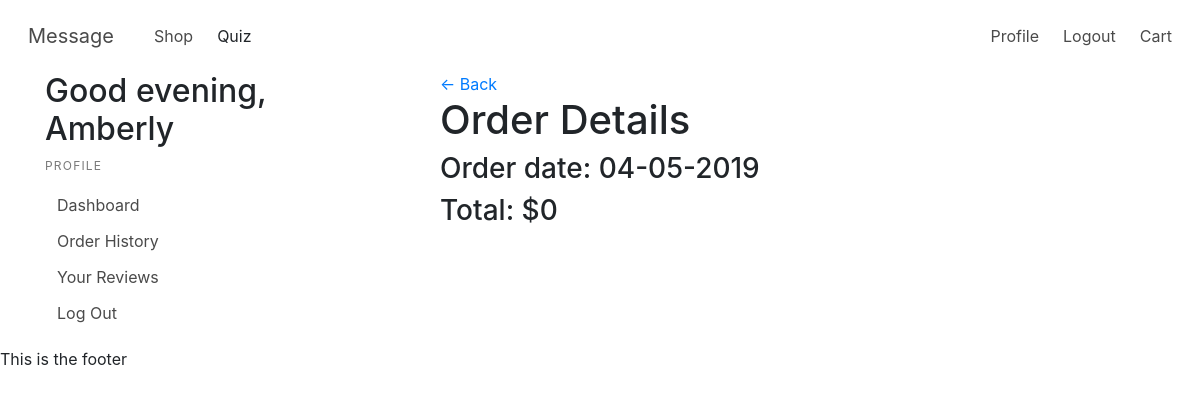
/profile/orders/view_details/2 (signed in), run on an earlier commit of the app's database.
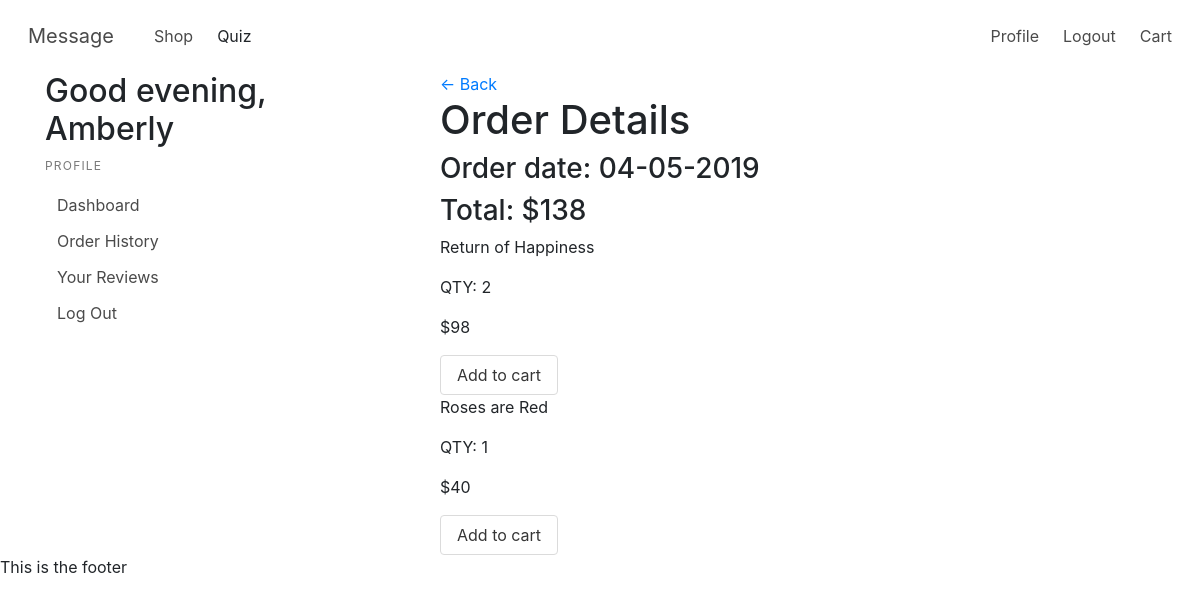
And on a later commit of the database.
### models.py (models this page shows, shortened)
class Order(Model):
    user = ForeignKeyField(model=User, backref='order')
    order_date = DateTimeField(default=datetime.datetime.now())
    total_cost = IntegerField(default=0)
    date_created = DateTimeField(default=datetime.datetime.now())
    recipient_fname = CharField(default="")
    recipient_lname = CharField(default="")
    recipient_street_address = CharField(default="")
    recipient_city = CharField(default="")
    recipient_state = CharField(default="")
    recipient_postal_code = CharField(default="")
    purchased = BooleanField(default=False)
    class Meta:
        database = DATABASE

class OrderDetails(Model):
    order = ForeignKeyField(model=Order, backref='order_details')
    product = ForeignKeyField(model=Product, backref='order_details')
    quantity = IntegerField(default=1)
    subtotal = IntegerField()
    class Meta:
        database = DATABASE

class Product(Model):
    name = CharField(unique=True)
    description = CharField()
    image = CharField()
    plant = CharField()
    meaning = CharField()
    price = IntegerField()
    data_name= CharField()
    average_rating = FloatField(default=0)
    category = ForeignKeyField(model=Category, backref='product')
    class Meta:
        database = DATABASE

### app.py (the view)
@app.route('/profile/orders/view_details/<orderid>', methods=["GET"])
@login_required
def view_details(orderid):
    user = current_user
    current_hour = datetime.datetime.now().hour
    greeting = time_of_day(current_hour)
    order = models.Order.get(models.Order.id == orderid)
    print(order)
    details = models.OrderDetails.select().where(models.OrderDetails.order_id == orderid)
    return render_template("viewDetails.html", user=user, greeting=greeting, order=order, details=details)

### app.py (called while the page is built)
@login_manager.user_loader
def load_user(userid):
    try:
        return models.User.get(models.User.id == userid)
    except models.DoesNotExist:
        return None

@app.before_request
def before_request():
    g.db = models.DATABASE
    g.db.connect()
    g.user = current_user

@app.after_request
def after_request(response):
    g.db.close()
    return response

def time_of_day(hour):
    return (
        "morning" if 5 <= hour <= 11
        else
        "afternoon" if 12 <= hour <= 17
        else
        "evening" if 18 <= hour <= 22
        else
        "night"
    )

### templates/viewDetails.html
{% extends 'profile.html' %}
{% block profile %}
<a href="/profile/orders">&#8592; Back</a>
<h1>Order Details</h1>
<h3>Order date: {{order.order_date.strftime('%m-%d-%Y')}}</h3>
<h3>Total: ${{order.total_cost}}</h3>
{% for detail in details %}
    <div>
        <p>{{detail.product.name}}</p>
        <p>QTY: {{detail.quantity}}</p>
        <p>${{detail.subtotal}}</p>
        <a class="button" href="/add_to_cart/{{detail.product.id}}">Add to cart</a>
    </div>
{% endfor %}
{% endblock %}

What changed in the data, as far as the page shows it:
changed Order: total_cost "0" → "138"
added OrderDetails: product.name "Return of Happiness", quantity "2", subtotal "98"
added OrderDetails: product.name "Roses are Red", quantity "1", subtotal "40"
